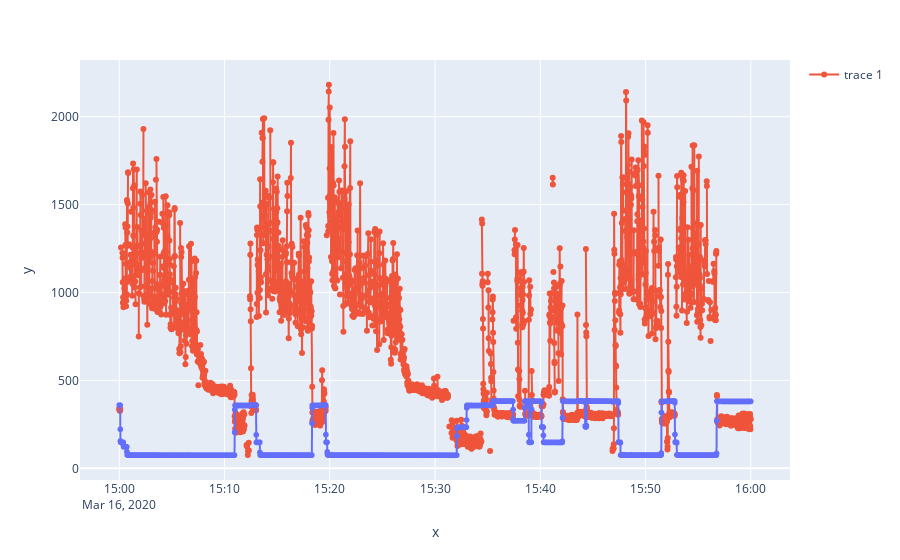

Notebook code for this chart:
### Code cell
import plotly.express as px
fig = px.scatter(x=acnet_df.index, y=acnet_df['N:IRFEPA'])
fig.add_scatter(x=acnet_df.index, y=5*acnet_df['N:IWCMBF'], mode='lines')
fig.data[0].update(mode='markers+lines')
fig.data[1].update(mode='markers+lines')
fig.show()

### Figure 1 — Plotly figure (JSON) as saved in the notebook; plotly's stock layout.template omitted (floating-point values rounded to 4 significant figures; data arrays with more than 128 entries replaced by an {"elided": "..."} marker saying what was removed)
{"data": [{"hovertemplate": "x=%{x}<br>y=%{y}<extra></extra>", "legendgroup": "", "marker": {"color": "#636efa", "symbol": "circle"}, "mode": "markers+lines", "name": "", "showlegend": false, "type": "scattergl", "x": {"elided": "3601 str values"}, "xaxis": "x", "y": {"elided": "3601 float values"}, "yaxis": "y"}, {"mode": "markers+lines", "type": "scatter", "x": {"elided": "3601 str values"}, "y": {"elided": "3601 float values"}}], "layout": {"legend": {"tracegroupgap": 0}, "margin": {"t": 60}, "xaxis": {"anchor": "y", "domain": [0, 1], "title": {"text": "x"}}, "yaxis": {"anchor": "x", "domain": [0, 1], "title": {"text": "y"}}}}
